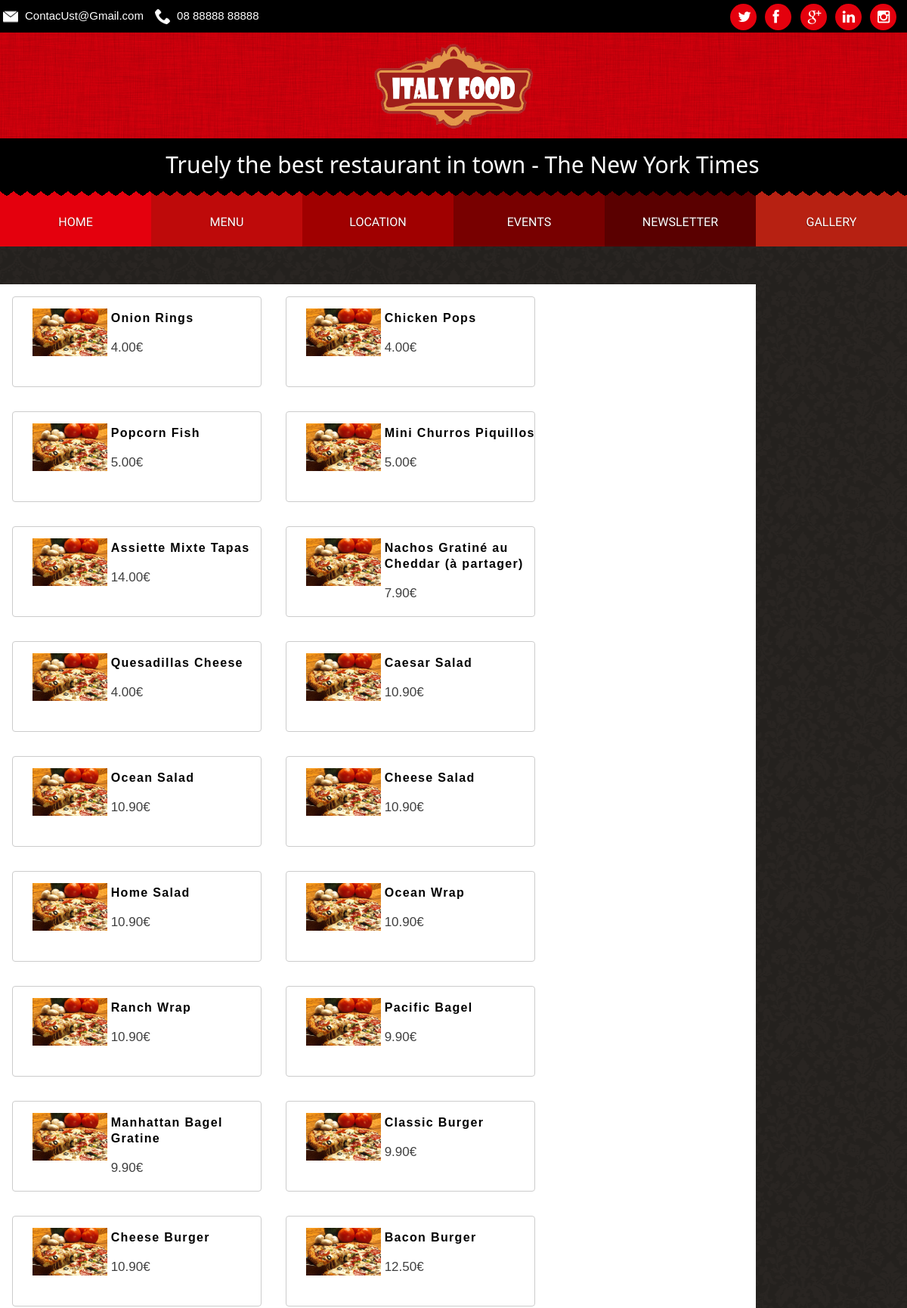
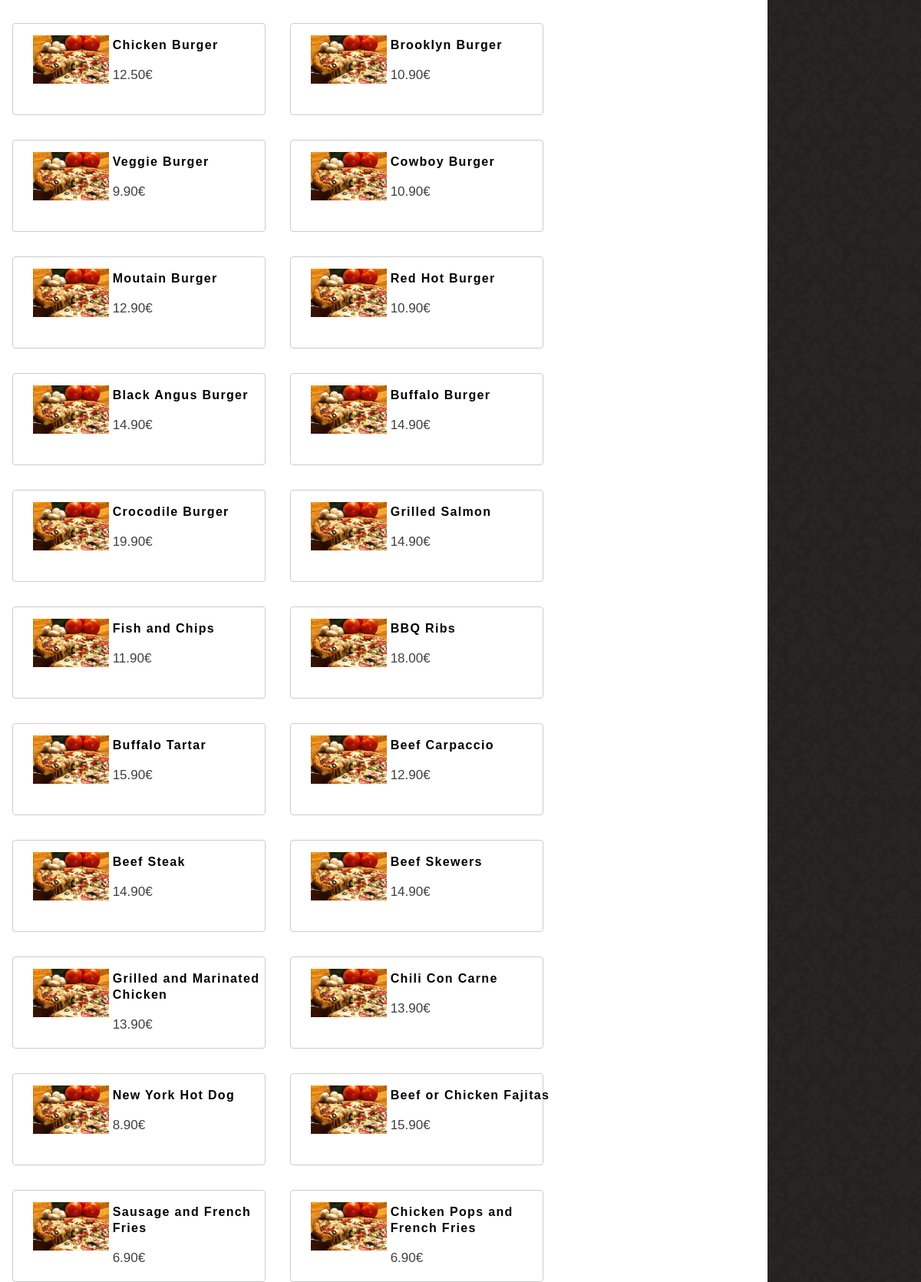
/item.php (upper part), run on the app's committed database (2 pictures, top to bottom).
### tables this page shows
CREATE TABLE course (id INTEGER PRIMARY KEY, category TEXT, name TEXT, price REAL, photo TEXT, description TEXT, CONSTRAINT "Contraite category" CHECK (category IN ('bakery', 'burgers', 'desserts', 'exotic', 'fish', 'kids', 'salads', 'specialities', 'starters')));

### item.php (the view)
<?php
include("header.php");
$Courses=$DB->query("SELECT * FROM course")->fetchAll();
?>
<div style="background: white;width: 1000px;height: 5000px;margin-top: 50px;">
<?php
foreach ($Courses as $row){
    echo '<div class="post w3-container w3-round w3-border w3-margin w3-dropdown-hover w3-row" style="width: 330px;height: 120px;float:left;">
        <div class="w3-content w3-third" >
            <a href="#"><img src="images/15.jpg"></a>
        </div>
        <div class="wrapper  w3-content w3-twothird  " style="padding-left: 15px; float: left;">
            <div style="width: 210px;"><a style="font-weight:bold;color:#000000;letter-spacing:1pt;word-spacing:0pt;font-size:16px;text-align:left;font-family:helvetica, sans-serif;line-height:1;" href="#">'.$row["name"].'</a></div>
            <span>'. money_format('%i ', $row["price"]) .'€</span>
            <div class="w3-dropdown-content w3-container w3-red w3-bottombar w3-border-red" style="width:300px">
                <p>'.$row["description"].'</p>
            </div>
        </div>
    </div>';
}
?>
</div>

### header.php (shortened to what this page needs)
<!DOCTYPE html>
<html lang="en">
<head>
    <link rel="stylesheet" href="css/zerogrid.css">
    <link rel="stylesheet" href="css/style.css">
    <link rel="stylesheet" href="css/slide.css">
    <link rel="stylesheet" href="css/menu.css">
    <link href="font-awesome/css/font-awesome.min.css" rel="stylesheet" type="text/css">
    <link rel="stylesheet" href="css/w3.css">
</head>
<body>
<div class="wrap-body">
    <div class="top">
        <div class="zerogrid">
            <ul class="number f-left">
                <li class="mail"><p>ContacUst@Gmail.com</p></li>
                <li class="phone"><p>08 88888 88888</p></li>
            </ul>
            <ul class="top-social f-right">
                <li><a href="#"><i class="fa fa-twitter"></i></a></li>
                <li><a href="#"><i class="fa fa-facebook"></i></a></li>
                <li><a href="#"><i class="fa fa-google-plus"></i></a></li>
                <li><a href="#"><i class="fa fa-linkedin"></i></a></li>
                <li><a href="#"><i class="fa fa-instagram"></i></a></li>
            </ul>
        </div>
    </div>
    <header>
        <div class="zerogrid">
            <center><div class="logo"><img src="images/logo.png"></div></center>
        </div>
    </header>
    <div class="site-title">
        <div class="zerogrid">
            <div class="row">
                <h2 class="t-center">Truely the best restaurant in town - The New York Times</h2>
            </div>
        </div>
    </div>
    <nav class="cmn-tile-nav">
        <ul class="clearfix">
            <li class="colour-1"><a href="index.php">Home</a></li>
            <li class="colour-2"><a href="menu.php">Menu</a></li>
            <li class="colour-3"><a href="location.php">Location</a></li>
            <li class="colour-4"><a href="events.php">Events</a></li>
            <li class="colour-5"><a href="newsletter.php">Newsletter</a></li>
            <li class="colour-8"><a href="gallery.php">Gallery</a></li>
        </ul>
    </nav>

### css/zerogrid.css (style rules this page uses)
.zerogrid { width: 1200px; position:relative; margin: 0 auto; padding: 0px; }
.zerogrid:after { content: "\0020"; display: block; height: 0; clear: both; visibility: hidden; }
.zerogrid .f-right { float: right!important; }
.zerogrid .f-left { float: left!important; }
.zerogrid .row:before,.row:after { content: '\0020'; display: block; overflow: hidden; visibility: hidden; width: 0; height: 0; }
.zerogrid .row:after { clear: both; }
.zerogrid .row { zoom: 1; }

### css/style.css (style rules this page uses)
a, abbr, acronym, address, applet, article, aside, audio, b, blockquote, big, body, center, canvas, caption, cite, code, command, datalist, dd, del, details, dfn, dl, div, dt, em, embed, fieldset, figcaption, figure, font, footer, form, h1, h2, h3, h4, h5, h6, header, hgroup, html, i, iframe, img, ins, kbd, keygen, label, legend, li, meter, nav, object, ol, output, p, pre, progress, q, s, samp, section, small, span, source, strike, strong, sub, sup, table, tbody, tfoot, thead, th, tr, tdvideo, tt, u, ul, var { background: transparent; border: 0 none; font-size: 100%; margin: 0; padding: 0; border: 0; outline: 0; vertical-align: top; }
ol, ul { list-style: none; }
img { vertical-align: top; }
article, aside, audio, canvas, command, datalist, details, embed, figcaption, figure, footer, header, hgroup, keygen, meter, nav, output, progress, section, source, video { display: block; }
* , * :before, * :after { -webkit-box-sizing: border-box; -moz-box-sizing: border-box; box-sizing: border-box; }
div.post { float: left; }
html { -webkit-text-size-adjust: none; }
img { max-width: 100%; height: auto; width: auto\9; }
a { color: #654e2d; font-size: 16px; text-decoration: none; -webkit-transition: 0.3s; -moz-transition: 0.3s; -ms-transition: 0.3s; -o-transition: 0.3s; transition-duration: 0.3s; }
h1, h2 { font-size: 25px; line-height: 25px; }
p { margin: 10px 0; }
.t-center { text-align: center !important; }
.f-right { float: right !important; }
.f-left { float: left !important; }
.clearfix:after, .clearfix:before { clear: both; content: '\0020'; display: block; visibility: hidden; width: 0; height: 0; }
html, body { width: 100%; padding: 0; margin: 0; }
body { background: #292522 url(../images/bg.png) repeat center center; color: #3F3F3F; font: 16px / 25px Arial, Helvetica, sans-serif; font-family: 'Goudy Bookletter 1911', Georgia, serif; }
.top { color: #fff; background: #000; }
.top p { display: inline-block; }
.top ul li { display: inline-block; padding-right: 7px; }
.top .mail p { background: url(../images/Mail.png) no-repeat 4px 2px; color: #fff; padding-left: 33px; font-size: 15px; }
.top .phone p { background: url(../images/Phone.png) no-repeat 4px 2px; color: #fff; padding-left: 33px; font-size: 15px; }
.top ul.top-social { margin: 5px 7px 0 0; }
.top ul.top-social li a { padding: 8px 10px; display: block; width: 35px; height: 35px; border-radius: 50%; font-size: 19px; line-height: 40px; color: #ffffff; background: #E4000D; }
header { background: #E4000D url(../images/bg-header.png) repeat; padding: 15px 0; }
.logo { display: inline-block; }
.logo img { max-width: 210px; }
.site-title { background-color: #000; color: #fff; position: relative; padding: 12px; }
.site-title:after { content: ''; background: url(../images/bg-1.png) repeat-x; height: 12px; width: 100%; left: 0; bottom: -12px; position: absolute; z-index: 9999; }
.post:after, .post:before { clear: both; content: '\0020'; display: block; visibility: hidden; width: 0; height: 0; }
.post img { float: left; margin: 15px 10px; width: 100px; }
.post .wrapper { vertical-align: middle; text-align: left; line-height: 1.4em; padding-bottom: 7px; margin-top: 20px; display: inline-block; }
.post .wrapper span { font-size: 17px; line-height: 3; }

### data on the page
course: name "Onion Rings", price "4.00"
course: name "Chicken Pops", price "4.00"
course: name "Popcorn Fish", price "5.00"
course: name "Mini Churros Piquillos", price "5.00"
course: name "Assiette Mixte Tapas", price "14.00"
course: name "Nachos Gratiné au Cheddar (à partager)", price "7.90"
course: name "Quesadillas Cheese", price "4.00"
course: name "Caesar Salad", price "10.90"
course: name "Ocean Salad", price "10.90"
course: name "Cheese Salad", price "10.90"
course: name "Home Salad", price "10.90"
course: name "Ocean Wrap", price "10.90"
course: name "Ranch Wrap", price "10.90"
course: name "Pacific Bagel", price "9.90"
course: name "Manhattan Bagel Gratine", price "9.90"
course: name "Classic Burger", price "9.90"
course: name "Cheese Burger", price "10.90"
course: name "Bacon Burger", price "12.50"
course: name "Chicken Burger", price "12.50"
course: name "Brooklyn Burger", price "10.90"
course: name "Veggie Burger", price "9.90"
course: name "Cowboy Burger", price "10.90"
course: name "Moutain Burger", price "12.90"
course: name "Red Hot Burger", price "10.90"
course: name "Black Angus Burger", price "14.90"
course: name "Buffalo Burger", price "14.90"
course: name "Crocodile Burger", price "19.90"
course: name "Grilled Salmon", price "14.90"
course: name "Fish and Chips", price "11.90"
course: name "BBQ Ribs", price "18.00"
course: name "Buffalo Tartar", price "15.90"
course: name "Beef Carpaccio", price "12.90"
course: name "Beef Steak", price "14.90"
course: name "Beef Skewers", price "14.90"
course: name "Grilled and Marinated Chicken", price "13.90"
course: name "Chili Con Carne", price "13.90"
course: name "New York Hot Dog", price "8.90"
course: name "Beef or Chicken Fajitas", price "15.90"
course: name "Sausage and French Fries", price "6.90"
course: name "Chicken Pops and French Fries", price "6.90"
